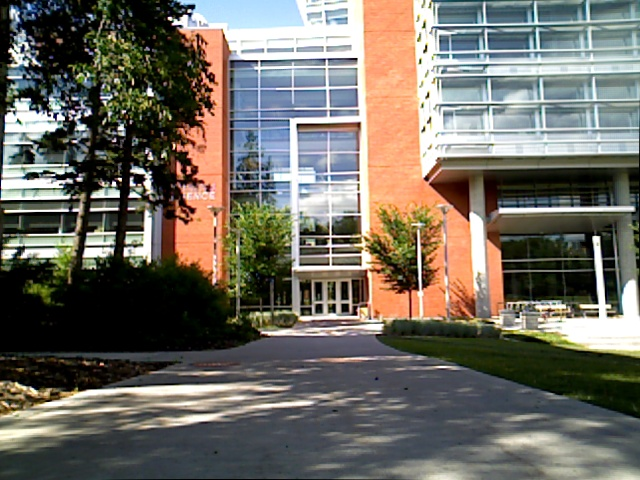
#> input picture day.jpg, 640 x 480 px, given in place of test.jpg, which was not available
$ python A1_submission_completed.py
#> lines starting #> are read from the running program, lines starting #| are printed output that depends on the picture; pictures that were not available may be replaced by others from this repository, and a replacement may not be noted
"""Include your imports here
Some example imports are below"""

import numpy as np
from skimage import io, img_as_ubyte, exposure
import matplotlib.pyplot as plt


def part1_histogram_compute():
    filename = r'test.jpg'
    image = io.imread(filename, as_gray=True)
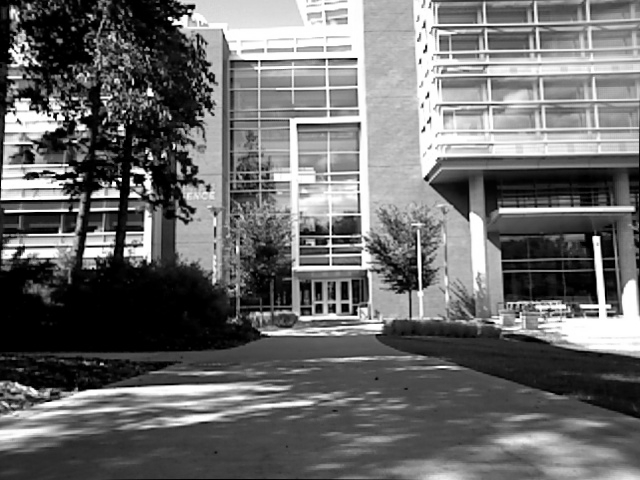
#> image: shape (480, 640) float64; min 0, max 1, mean 0.424
    img = img_as_ubyte(image)


    """add your code here"""
    n = 128

    hist = np.zeros(n,dtype=int)
    bin_width= 256/n
    for i in img.flatten():
        bin_index = int(i//bin_width)
        hist[bin_index] +=1
#> this loop made 307200 passes
#> (i, bin_index) on passes 1, 3, 4: (2, 1), (0, 0), (0, 0)
#> after the loop, hist = 128 values, max 19381 at index 0, min 784 at index 119, mean 2400

    hist_np, _ = np.histogram(img, bins=n, range = (0,256))
#> hist_np has the same summary as hist


    """Plotting code provided here
    Make sure to match the variable names in your code!"""

    assert np.all(hist_np == hist), "mismatch between hist_np (Numpy) and hist"

    plt.figure(figsize=(10, 5))
    plt.subplot(121), plt.plot(hist), plt.title('My Histogram')
    plt.xlim([0, n])
    plt.subplot(122), plt.plot(hist_np), plt.title('Numpy Histogram')
    plt.xlim([0, n])

    plt.show()
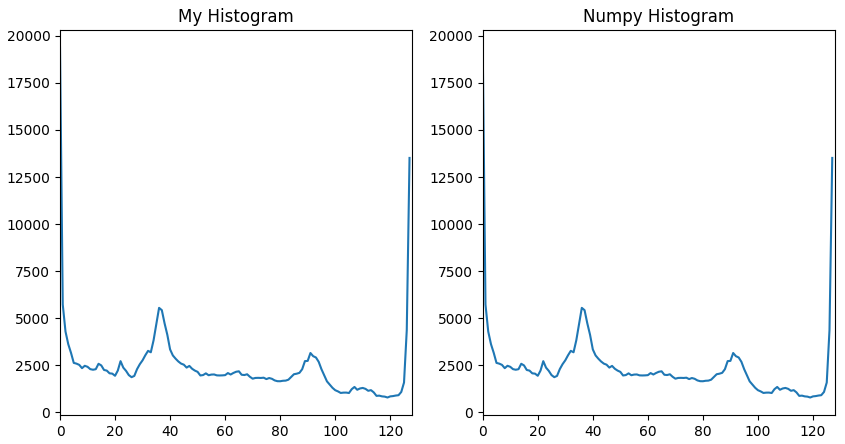
#> figure drawn by matplotlib, 2 panels; panel 1: curve peaks at x = 0, y = 19381; panel 2: curve peaks at x = 0, y = 19381


def part2_histogram_equalization():
    filename = r'test.jpg'
    image = io.imread(filename, as_gray=True)
    img = img_as_ubyte(image)

    """add your code here"""
    n_bins = 128

    # 128-bin Histogram computed by your code (cannot use in-built functions!)
    hist = np.zeros(n_bins, dtype=int)
    bin_width = 256/n_bins

    for i in img.flatten():
        bin_index = int(i // bin_width)
        hist[bin_index] +=1

    # cdf computation
    cdf = np.zeros(n_bins)
    cdf[0] = hist[0]
    for n in range(1, n_bins):
        cdf[n] = cdf[n-1] + hist[n]
#> after the loop, cdf = 128 values from 19381 to 307200

    cdf_min = cdf[0]
#> cdf_min = 19381
    total_pixels = img.size
#> total_pixels = 307200
    cdf_normal = (cdf - cdf_min) / (total_pixels - cdf_min) *255
#> cdf_normal = 128 values from 0 to 255


    #Initialize another image img_eq (you can use np.zeros) and update the pixel intensities in every location

    img_eq = np.zeros_like(img)
    for i in range(img.shape[0]):
        for j in range(img.shape[1]):
            pixel = img[i,j]
            bin_index = int(pixel//bin_width)
            img_eq[i,j] = cdf_normal[bin_index]
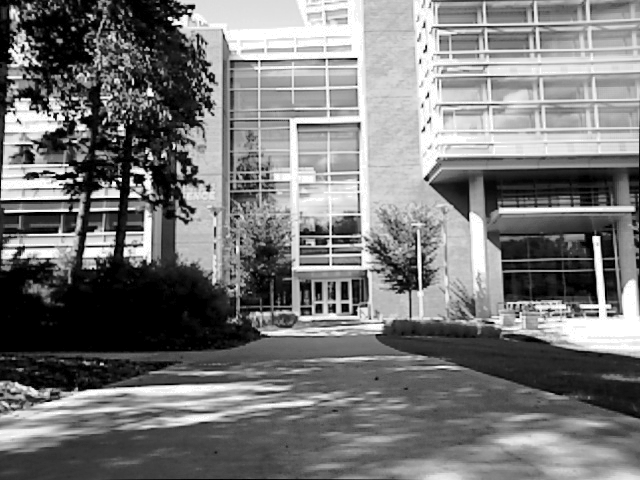
#> img_eq: shape (480, 640); min 0, max 255, mean 120.3


    # Histogram of equalized image
    hist_eq = np.zeros(n_bins, dtype=int)
    for pixel in img_eq.flatten():
        bin_index = int(pixel//bin_width)
        hist_eq[bin_index] +=1
#> this loop made 307200 passes
#> (pixel, bin_index) on passes 1 to 3: (5, 2), (0, 0), (0, 0)
#> after the loop, hist_eq = 128 values, max 19381 at index 0, min 0 at index 1, mean 2400

    """Plotting code provided here
    Make sure to match the variable names in your code!"""

    plt.figure(figsize=(10, 10))
    plt.subplot(221), plt.imshow(image, 'gray'), plt.title('Original Image')
    plt.subplot(222), plt.plot(hist), plt.title('Histogram')
    plt.xlim([0, n_bins])
    plt.subplot(223), plt.imshow(img_eq, 'gray'), plt.title('New Image')
    plt.subplot(224), plt.plot(hist_eq), plt.title('Histogram After Equalization')
    plt.xlim([0, n_bins])

    plt.show()
#> figure, not shown here; panel 2: curve peaks at x = 0, y = 19381; panel 4: curve peaks at x = 0, y = 19381


def part3_histogram_comparing():

    filename1 = 'day.jpg'
    filename2 = 'night.jpg'

    # Read in the image
    img1 = img_as_ubyte(io.imread(filename1, as_gray=True))
    # Read in another image
    img2 = img_as_ubyte(io.imread(filename2, as_gray=True))
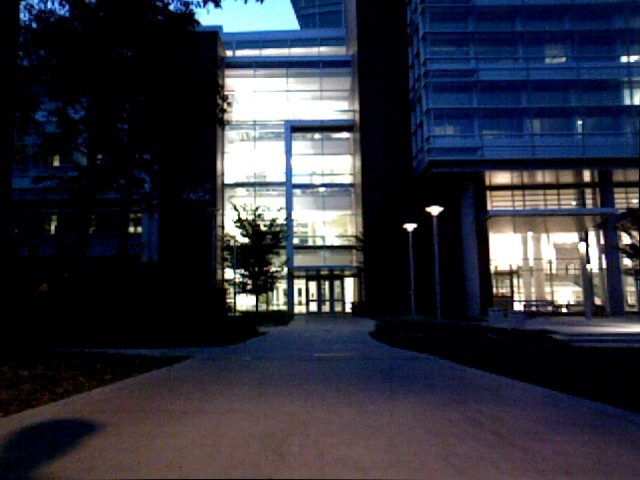
#> input picture night.jpg, 640 x 480 px
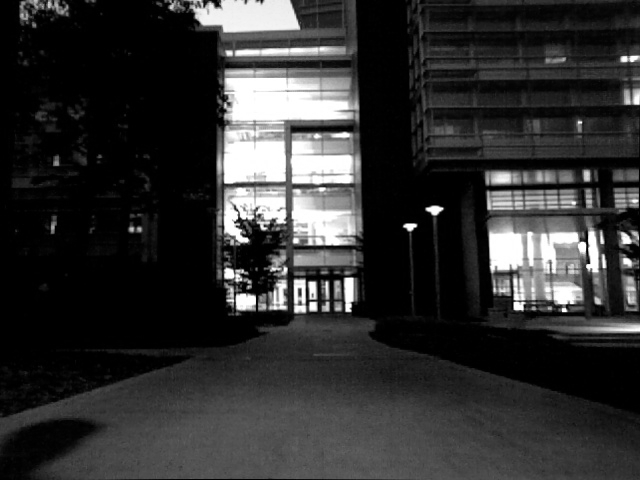
#> img2: shape (480, 640); min 0, max 255, mean 48.8

    n_bins_all = [4, 8, 16, 32, 64, 128, 256]

    #Append the Bhattacharyya coefficient for each bin to this list
    bc_all = []

    for n_bins in n_bins_all:
        hist1, _ = np.histogram(img1, bins=n_bins, range=(0,256), density=True)
        hist2, _ = np.histogram(img2, bins=n_bins, range=(0,256), density=True)
        hist1 = hist1 / np.sum(hist1)
        hist2 = hist2 / np.sum(hist2)

        bc = np.sum(np.sqrt(hist1*hist2))
        bc_all.append(bc)

        print(f"bins: {n_bins} Bhattacharyya Coefficient: {bc:.4f}")
#> this loop made 7 passes
#> bc on passes 3 to 7: 0.886, 0.878, 0.872, 0.869, 0.867
#> (hist1, hist2, bc) on pass 1: ([0.324, 0.291, 0.216, 0.169], [0.733, 0.152, 0.0419, 0.0732], 0.904)
#| bins: 4 Bhattacharyya Coefficient: 0.9037
#| bins: 8 Bhattacharyya Coefficient: 0.8919
#| bins: 16 Bhattacharyya Coefficient: 0.8856
#| bins: 32 Bhattacharyya Coefficient: 0.8783
#| bins: 64 Bhattacharyya Coefficient: 0.8721
#| bins: 128 Bhattacharyya Coefficient: 0.8686
#| bins: 256 Bhattacharyya Coefficient: 0.8666
#> after the loop, bc_all = [0.904, 0.892, 0.886, 0.878, 0.872, 0.869, 0.867]

    plt.plot(n_bins_all, bc_all, marker='o')
    plt.xlabel('Number of bins')
    plt.ylabel('Bhattacharyya Coefficient')
    plt.show()

def ecdf(x):

    nbins = np.sort(x.ravel())
    cdf = np.arange(1, len(nbins) +1) / len(nbins)

    return nbins, cdf

#Function for plotting cdfs - you do not need to modify this
def show_with_cdf(source_gs, template_gs, matched_gs, name):

    x1, y1 = ecdf(source_gs)
    x2, y2 = ecdf(template_gs)
    x3, y3 = ecdf(matched_gs)

    fig_gs = plt.figure()
    gs = plt.GridSpec(2, 3)
    ax1_gs = fig_gs.add_subplot(gs[0, 0])
    ax2_gs = fig_gs.add_subplot(gs[0, 1], sharex=ax1_gs, sharey=ax1_gs)
    ax3_gs = fig_gs.add_subplot(gs[0, 2], sharex=ax1_gs, sharey=ax1_gs)
    ax4 = fig_gs.add_subplot(gs[1, :])
    for aa in (ax1_gs, ax2_gs, ax3_gs):
        aa.set_axis_off()

    ax1_gs.imshow(source_gs, cmap=plt.cm.gray)
    ax1_gs.set_title(f'Source {name}')
    ax2_gs.imshow(template_gs, cmap=plt.cm.gray)
    ax2_gs.set_title(f'Template {name}')
    ax3_gs.imshow(matched_gs, cmap=plt.cm.gray)
    ax3_gs.set_title(f'Matched {name}')

    ax4.plot(x1, y1 * 100, '-r', lw=3, label=f'Source {name}')
    ax4.plot(x2, y2 * 100, '-k', lw=3, label=f'Template {name}')
    ax4.plot(x3, y3 * 100, '--r', lw=3, label=f'Matched {name}')
    ax4.set_xlim(x1[0], x1[-1])
    ax4.set_xlabel('Pixel value')
    ax4.set_ylabel('Cumulative %')
    ax4.legend(loc=5)

    plt.show()

def match_histograms(input_image, reference_image):

    input_hist, _ = np.histogram(input_image.flatten(), bins=256, range=(0, 256))
#> input_hist = 256 values, max 12996 at index 0, min 378 at index 239, mean 1200
    reference_hist, _ = np.histogram(reference_image.flatten(), bins=256, range=(0, 256))
#> reference_hist = 256 values, max 79715 at index 0, min 109 at index 206, mean 1200

    input_cdf = np.cumsum(input_hist).astype(float)
#> input_cdf = 256 values from 12996 to 307200
    input_cdf /= input_cdf[-1]
#> input_cdf = 256 values from 0.0423 to 1

    reference_cdf = np.cumsum(reference_hist).astype(float)
#> reference_cdf = 256 values from 79715 to 307200
    reference_cdf /= reference_cdf[-1]
#> reference_cdf = 256 values from 0.259 to 1

    mapping = np.zeros(256, dtype=np.uint8)
    ref_idx = 0
    for inp_idx in range(256):
        while ref_idx < 255 and reference_cdf[ref_idx] < input_cdf[inp_idx]:
            ref_idx += 1
        mapping[inp_idx] = ref_idx

    matched_image = mapping[input_image]
    return matched_image

def part4_histogram_matching():
    filename1 = 'day.jpg'
    filename2 = 'night.jpg'

    # ============ Grayscale ============
    source_gs = io.imread(filename1, as_gray=True)
    source_gs = img_as_ubyte(source_gs)

    template_gs = io.imread(filename2, as_gray=True)
    template_gs = img_as_ubyte(template_gs)

    matched_gs = match_histograms(source_gs, template_gs)
    show_with_cdf(source_gs, template_gs, matched_gs, "Grayscale")

    # ============ RGB ============
    source_rgb = io.imread(filename1)
    template_rgb = io.imread(filename2)

    matched_rgb = np.zeros_like(source_rgb)

    for channel in range(3):
        matched_rgb[:, :, channel] = match_histograms(source_rgb[:, :, channel], template_rgb[:, :, channel])
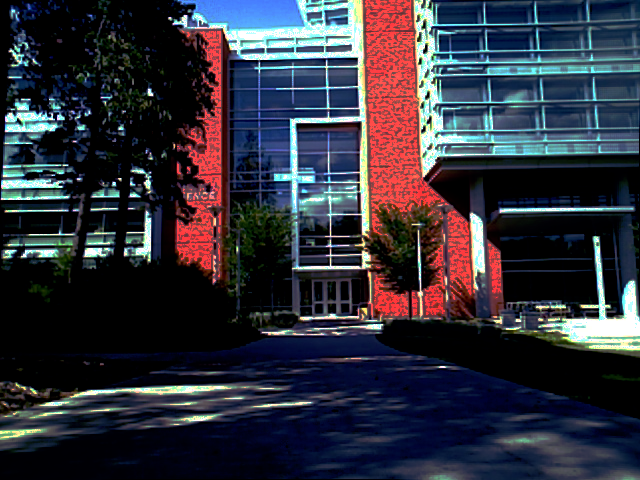
#> matched_rgb: shape (480, 640, 3); mean R, G, B 48.3, 48.8, 59.5

    show_with_cdf(source_rgb, template_rgb, matched_rgb, "RGB")
#> call 2 of show_with_cdf, with name = 'RGB'
#> in show_with_cdf (call 2), `plt.show()`:
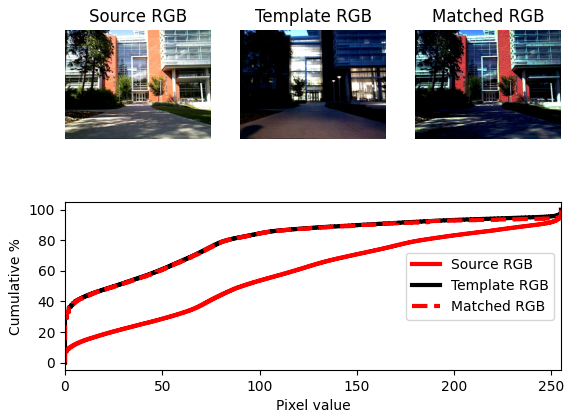
#> figure drawn by matplotlib, 4 panels


if __name__ == '__main__':
    part1_histogram_compute()
    part2_histogram_equalization()
    part3_histogram_comparing()
    part4_histogram_matching()
